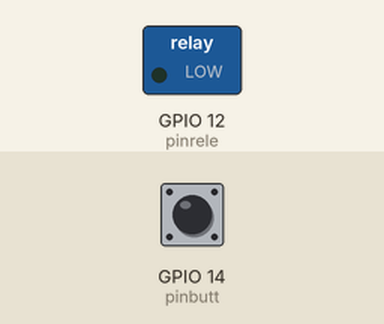
Recording of a sketch running on a simulated ESP8266 (NodeMCU). On the bench: switched loads named in the sketch (green lamp = pin HIGH). The inputs (shaded band) are chosen by the test bench; at power-on: GPIO 14 (pinbutt) HIGH. WiFi joins after 1.5 s; servers stay silent unless stated.

Above: at 2.7 s.
2.8 s: GPIO 14 (pinbutt) pulled LOW for 0.15 s
At 2.87 s:
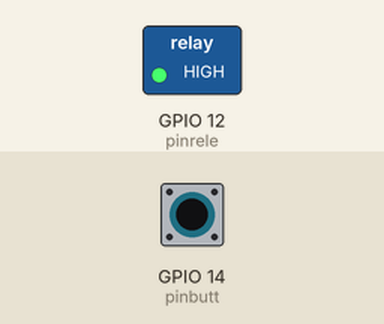
4.4 s: GPIO 14 (pinbutt) pulled LOW for 3.2 s
At 8.9 s:
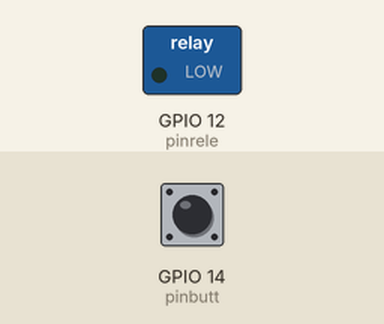
Timing chart, 0 to 10.4 s (numbered marks = the images above; inputs shaded):
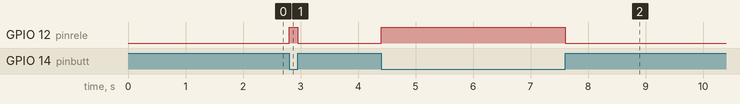

Measured:
- after the input at 2.8 s, GPIO 12 (pinrele): LOW → HIGH at once, → LOW 0.15 s later
- after the input at 4.4 s, GPIO 12 (pinrele): LOW → HIGH at once, → LOW 3.2 s later

The sketch:

lampada.ino
```cpp
#include <ESP8266WiFi.h>
#include <ESP8266WebServer.h>

#define pinbutt 14
#define pinrele 12

const char* ssid        = "XXXX";
const char* password    = "XXXX";

boolean acceso = LOW, butt = LOW, butt0 = LOW;

ESP8266WebServer server(80);

void onf() {
  if (server.arg(0) == "true") acceso = HIGH;
  else acceso = LOW;
  server.send(200, "text/plain", server.arg(0));
}

void onsf() {
  server.send(200, "text/plain", acceso ? "1" : "0");
}

void setup() {
  pinMode(pinrele, OUTPUT);
  digitalWrite(pinrele, LOW);
  pinMode(pinbutt, INPUT_PULLUP);
  butt0 = digitalRead(pinbutt);
  WiFi.mode(WIFI_STA);
  WiFi.begin(ssid, password);
  while (WiFi.status() != WL_CONNECTED) {
    delay(300);
  }
  server.on("/on", onf);
  server.on("/ons", onsf);
  server.begin();
}

void loop() {
  server.handleClient();
  digitalWrite(pinrele, acceso);
  butt = digitalRead(pinbutt);
  if (butt != butt0) {
    acceso = !acceso;
    butt0 = butt;
  }
}
```
